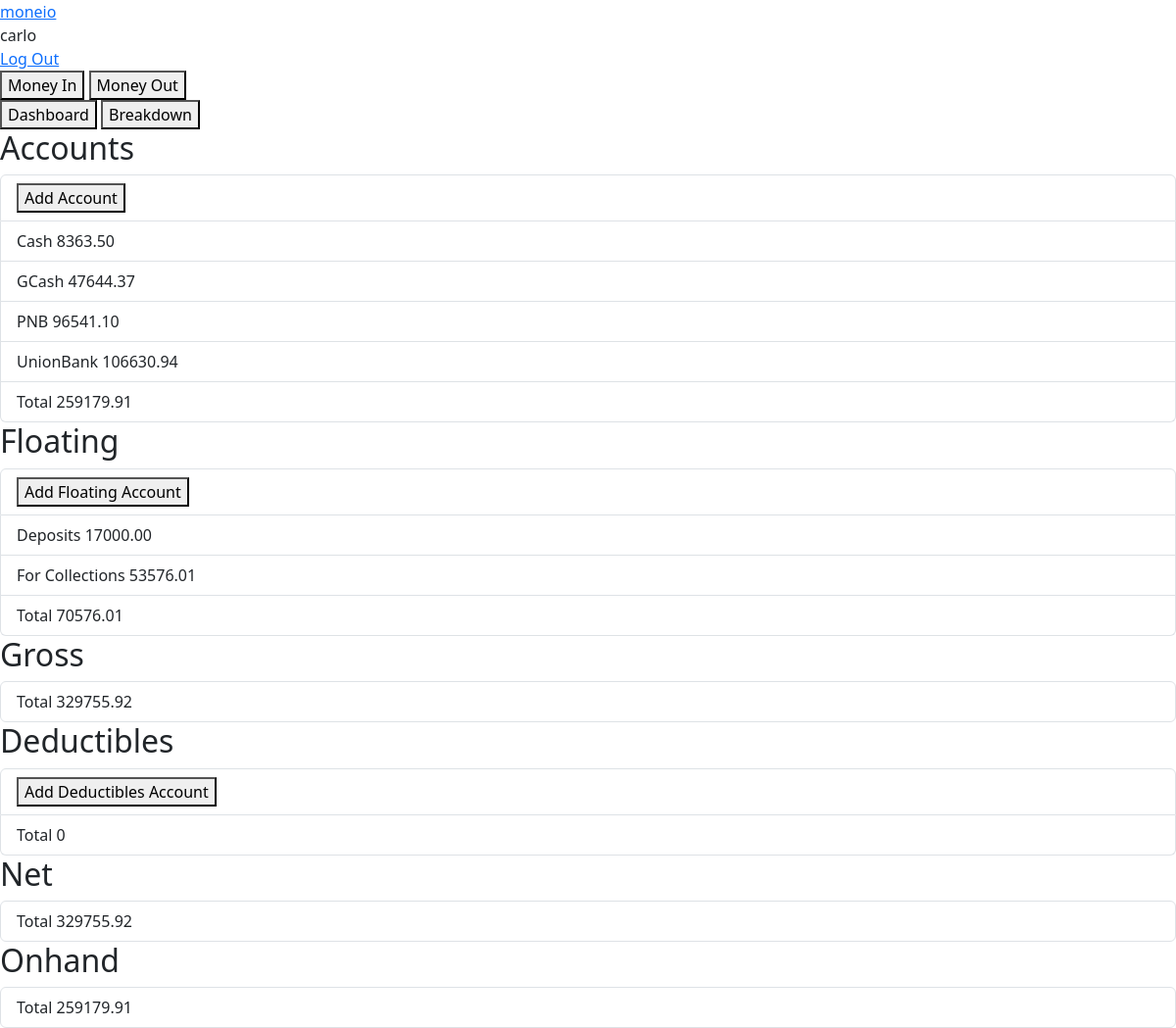
The app's page / (signed in), older data.
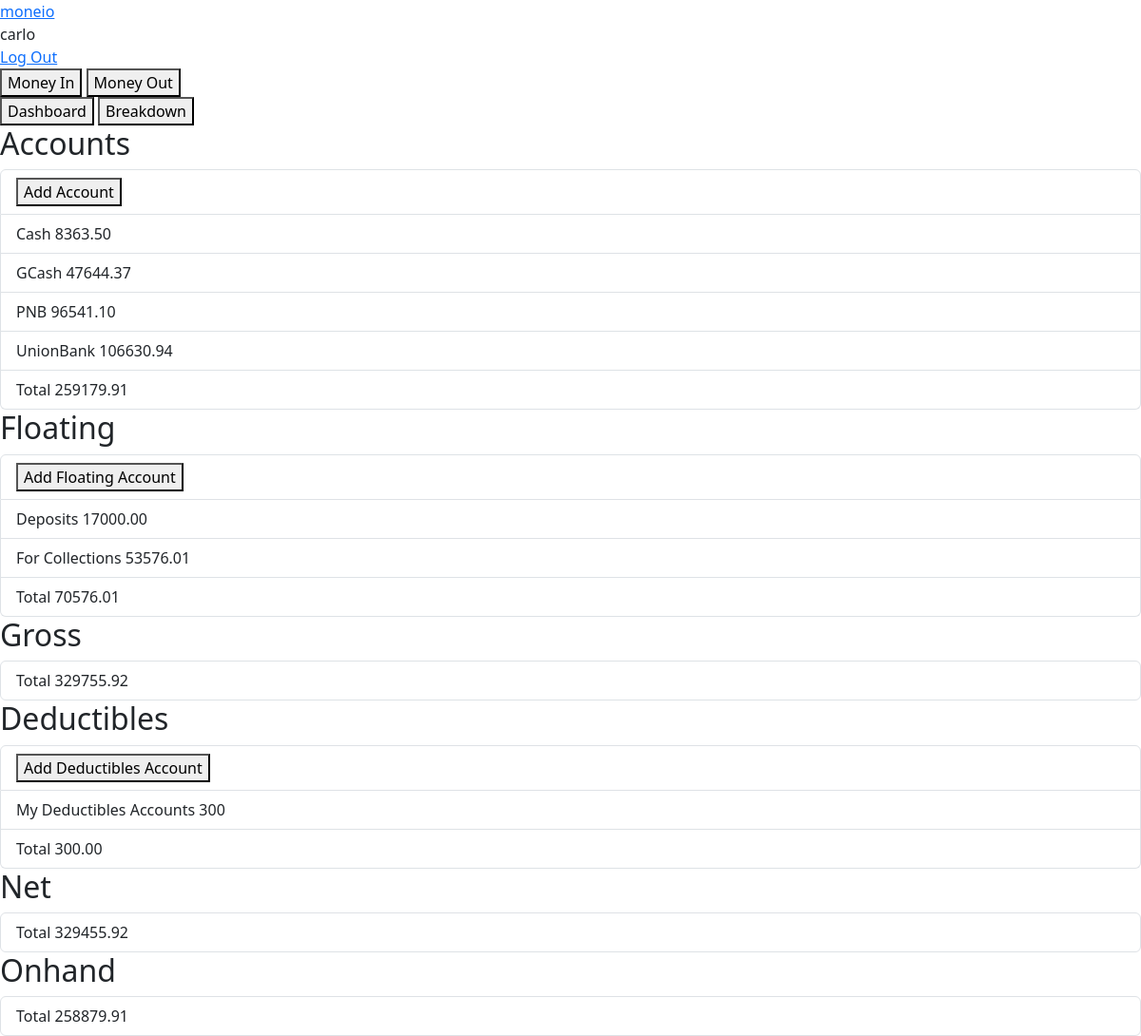
The same page, newer data.
### moneio/models.py (models this page shows, shortened)
class Account(models.Model):
  user = models.ForeignKey(User, on_delete=models.CASCADE, related_name="account_user")
  name = models.CharField(max_length=255)
  initial_balance = models.DecimalField(max_digits=12, decimal_places=2)
  initial_balance_date = models.DateField()
  is_floating = models.BooleanField()
  def serialize(self):
    return {
      "name": self.name,
      "balance": self.initial_balance,
      "date": self.initial_balance_date.strftime("%e %B %Y"),
      "is_floating": self.is_floating,
    }

### moneio/views.py (the view)
# urls.py: path("", views.index, name="index"),
  def views(request):
    if request.user.is_authenticated:
      accounts = Account.objects.filter(user = request.user).order_by("name")
      breakdowns = MoneyInOut.objects.filter(user = request.user).order_by("-date")
      accounts = [account.serialize() for account in accounts]
      breakdowns = [breakdown.serialize() for breakdown in breakdowns]
      for breakdown in breakdowns:
        for account in accounts:
          if account["name"] == breakdown["account"]:
            account["balance"] += breakdown["price"]
      current_total_balance = 0
      current_total_floating = 0
      current_total_deductibles = 0
      for account in accounts:
        if account["is_floating"]:
          if account["balance"] >= 0:
            current_total_floating += account["balance"]
          else:
            current_total_deductibles += account["balance"]
        else:
          current_total_balance += account["balance"]
      current_total_deductibles = current_total_deductibles * (-1)
      current_total_gross = current_total_balance + current_total_floating
      current_total_net = current_total_gross - current_total_deductibles
      current_total_onhand = current_total_net - current_total_floating
      return render(request, "moneio/index.html", {
        "data": {
          "accounts": accounts,
          "breakdowns": breakdowns,
          "current_total_balance": current_total_balance,
          "current_total_floating": current_total_floating,
          "current_total_gross": current_total_gross,
          "current_total_deductibles": current_total_deductibles,
          "current_total_net": current_total_net,
          "current_total_onhand": current_total_onhand,
        },
      })
    return func(request)

### moneio/models.py (called while the page is built)
  def serialize(self):
    return {
      "name": self.name,
      "price": self.price,
      "date": self.date.strftime("%e %B %Y"),
      "account": self.account.name,
    }

### moneio/templates/moneio/index.html (shortened to what this page needs)
{% extends "moneio/layout.html" %}
{% load static %}
{% block body %}
  <div id="defaultView">
    <div>
      <button id="moneyInBtn">Money In</button>
      <button id="moneyOutBtn">Money Out</button>
    </div>
    <div>
      <button id="dashboardBtn">Dashboard</button>
      <button id="breakdownBtn">Breakdown</button>
    </div>
    <div id="dashboardView">
      <div>
        <h2>Accounts</h2>
        <ul class="list-group">
          <li class="list-group-item">
            <button id="addAccountBtn">Add Account</button>
          </li>
          {% for account in data.accounts %}
            {% if not account.is_floating %}
              <li class="list-group-item">
                <span>{{ account.name }}</span>
                <span>{{ account.balance }}</span>
              </li>
            {% endif %}
          {% endfor %}
          <li class="list-group-item">
            <span>Total</span>
            <span>{{ data.current_total_balance }}</span>
          </li>
        </ul>
      </div>
      <div>
        <h2>Floating</h2>
        <ul class="list-group">
          <li class="list-group-item">
            <button id="addFloatingBtn">Add Floating Account</button>
          </li>
          {% for account in data.accounts %}
            {% if account.is_floating and account.balance >= 0 %}
              <li class="list-group-item">
                <span>{{ account.name }}</span>
                <span>{{ account.balance }}</span>
              </li>
            {% endif %}
          {% endfor %}
          <li class="list-group-item">
            <span>Total</span>
            <span>{{ data.current_total_floating }}</span>
          </li>
        </ul>
      </div>
      <div>
        <h2>Gross</h2>
        <ul class="list-group">
          <li class="list-group-item">
            <span>Total</span>
            <span>{{ data.current_total_gross }}</span>
          </li>
        </ul>
      </div>
      <div>
        <h2>Deductibles</h2>
        <ul class="list-group">
          <li class="list-group-item">
            <button id="addDeductiblesBtn">Add Deductibles Account</button>
          </li>
          {% for account in data.accounts %}
            {% if account.is_floating and account.balance < 0 %}
              <li class="list-group-item">
                <span>{{ account.name }}</span>
                <span>{% widthratio account.balance 1 -1 %}</span>
              </li>
            {% endif %}
          {% endfor %}
          <li class="list-group-item">
            <span>Total</span>
            <span>{{ data.current_total_deductibles }}</span>
          </li>
        </ul>
      </div>
      <div>
        <h2>Net</h2>
        <ul class="list-group">
          <li class="list-group-item">
            <span>Total</span>
            <span>{{ data.current_total_net }}</span>
          </li>
        </ul>
      </div>
      <div>
        <h2>Onhand</h2>
        <ul class="list-group">
          <li class="list-group-item">
            <span>Total</span>
            <span>{{ data.current_total_onhand }}</span>
          </li>
        </ul>
      </div>
    </div>
  </div>
{% endblock %}

Row changes from the older to the newer data that the page shows:
added Account: name "My Deductibles Accounts"
Text that changed along with them:
{{ data.current_total_deductibles }}: "0" → "300.00"
{{ data.current_total_net }}: "329755.92" → "329455.92"
{{ data.current_total_onhand }}: "259179.91" → "258879.91"
new list line: "300"
